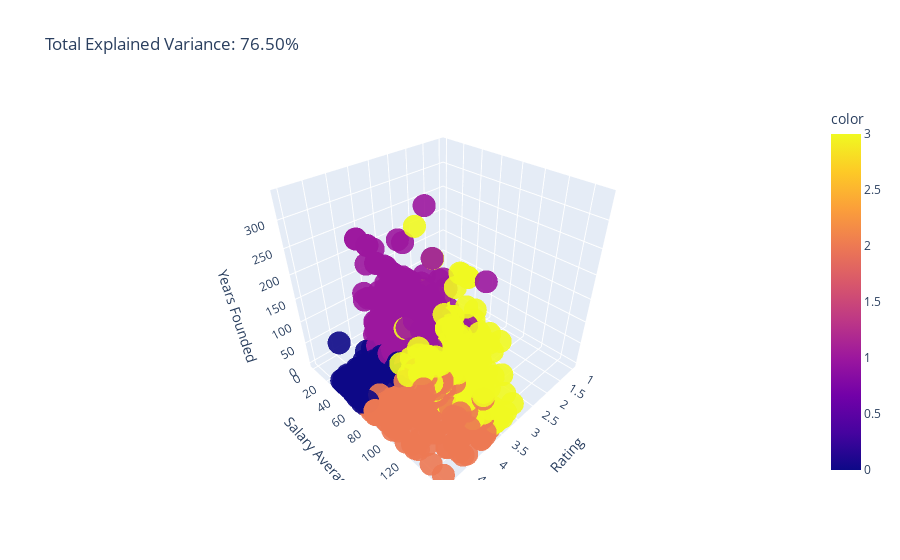

Here is the notebook cell this chart was saved with:
### Code cell
fig3d = px.scatter_3d(df3,x = 'Rating', y = 'Salary Average', z = 'Years Founded', 
                      color = df_datajob_pca['class'],
                      opacity = 0.9, 
                      size_max = 5,
                     title=f'Total Explained Variance: {total_var:.2f}%',)



fig3d.show()

### Figure 1 — Plotly figure (JSON) as saved in the notebook; plotly's stock layout.template omitted (floating-point values rounded to 4 significant figures; data arrays with more than 128 entries replaced by an {"elided": "..."} marker saying what was removed)
{"data": [{"hovertemplate": "Rating=%{x}<br>Salary Average=%{y}<br>Years Founded=%{z}<br>color=%{marker.color}<extra></extra>", "legendgroup": "", "marker": {"color": {"elided": "1573 int values"}, "coloraxis": "coloraxis", "opacity": 0.9, "symbol": "circle"}, "mode": "markers", "name": "", "scene": "scene", "showlegend": false, "type": "scatter3d", "x": {"elided": "1573 float values"}, "y": {"elided": "1573 float values"}, "z": {"elided": "1573 int values"}}], "layout": {"coloraxis": {"colorbar": {"title": {"text": "color"}}, "colorscale": [[0, "#0d0887"], [0.1111, "#46039f"], [0.2222, "#7201a8"], [0.3333, "#9c179e"], [0.4444, "#bd3786"], [0.5556, "#d8576b"], [0.6667, "#ed7953"], [0.7778, "#fb9f3a"], [0.8889, "#fdca26"], [1, "#f0f921"]]}, "legend": {"tracegroupgap": 0}, "scene": {"domain": {"x": [0, 1], "y": [0, 1]}, "xaxis": {"title": {"text": "Rating"}}, "yaxis": {"title": {"text": "Salary Average"}}, "zaxis": {"title": {"text": "Years Founded"}}}, "title": {"text": "Total Explained Variance: 76.50%"}}}
